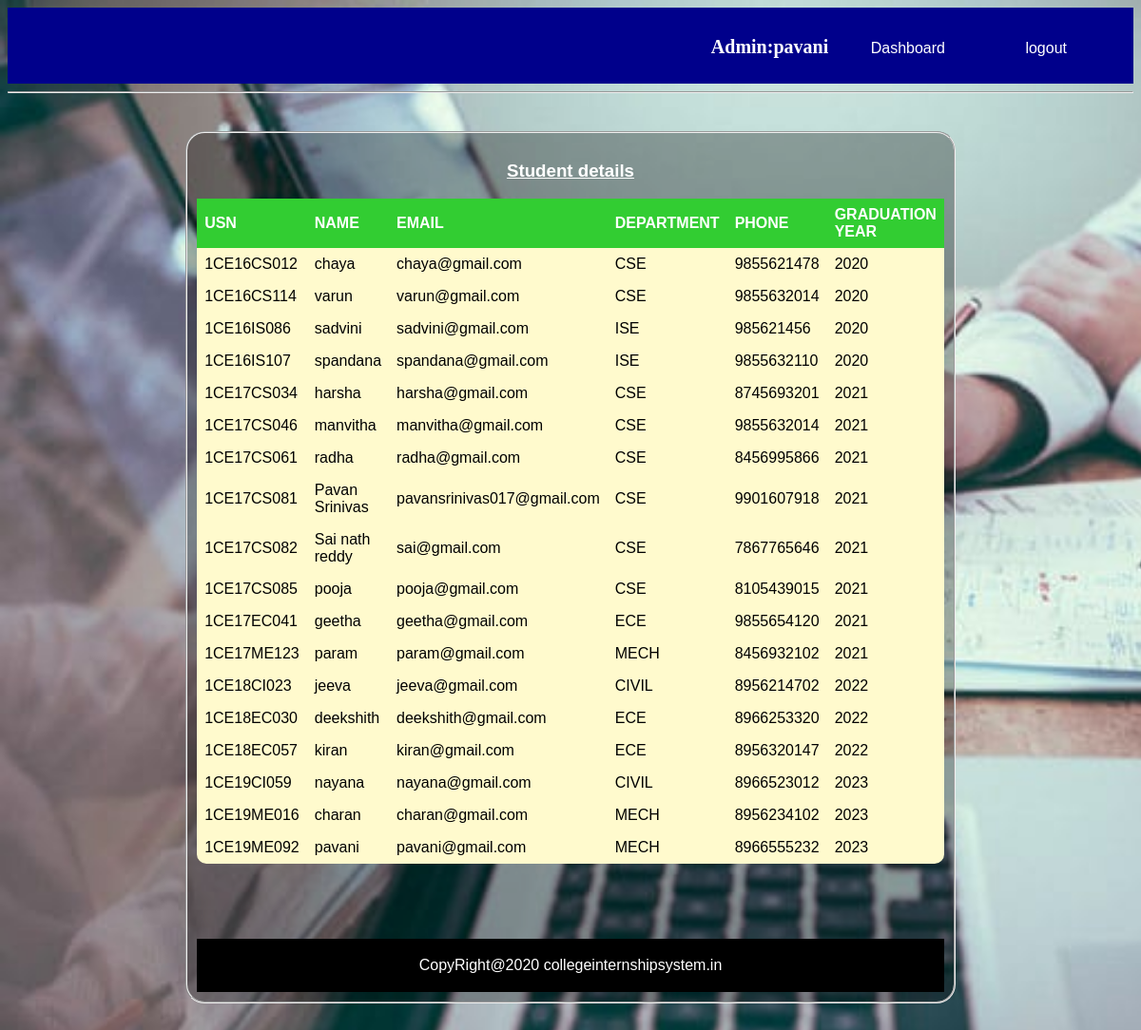
Page /studentdetails.php (signed in) on the committed database.
### tables this page shows
CREATE TABLE `student` (
  `USN` varchar(10) NOT NULL,
  `NAME` varchar(200) NOT NULL,
  `EMAIL` varchar(200) NOT NULL,
  `PASSWORD` varchar(260) NOT NULL,
  `PHONE` bigint(10) NOT NULL,
  `DEPARTMENT` varchar(100) NOT NULL,
  `GRAD` int(4) NOT NULL
);

### studentdetails.php (the view, shortened to what this page needs)
<?php
include 'app/connect.php';
?>
<!DOCTYPE html>
<html>
<head>
<link rel="stylesheet" href="assets/login.css">
</head>
<body>
<div id="main">
    <nav>
    	<ul>  <li id="n1"><b>Admin:<?php  echo $_SESSION['Name'];  ?></b></li>
            <li><a href="Alogin after.php">Dashboard</a></li>
            <li><a href="logout.php">logout</a></li>
        </ul>
    </nav>
</div>
<hr>
<body>
 <fieldset>
    <form method="post" action="studentdetails.php">
     <h3><u>Student details</u></h3>
<table class="center">
    <tr>
      <th>USN</th>
      <th>NAME</th>
      <th>EMAIL</th>
      <th>DEPARTMENT</th>
      <th>PHONE</th>
      <th>GRADUATION YEAR</th>
    </tr>
    <?php
      $sql = "SELECT S.USN,S.NAME,S.EMAIL,S.DEPARTMENT,S.GRAD,S.PHONE FROM student S";
      $stmt = $conn->prepare($sql);
      $stmt->execute();
      $result = $stmt->get_result();
      while($row = $result->fetch_assoc()){
    ?>
    <tr>
       <td> <?php echo $row['USN']; ?> </td>
      <td> <?php echo $row['NAME']; ?> </td>
      <td> <?php echo $row['EMAIL']; ?> </td>
      <td> <?php echo $row['DEPARTMENT']; ?> </td>
      <td><?php echo $row['PHONE']; ?></td>
      <td> <?php echo $row['GRAD']; ?> </td>
    </tr>
    <?php
      }
    ?>
  </table>
</form>
<footer>
  <p>CopyRight@2020 collegeinternshipsystem.in</p>
 </footer>
</body>
</html>

### assests/login.css (style rules this page uses)
body { background:linear-gradient(#047289,#ffa2fd); font-family: sans-serif; color:white; background-size:cover; background-attachment: fixed; height:auto; }
fieldset { width:20%; margin:40px auto; padding: 10px; background:rgba(0,0,0,0.3); border-radius: 20px; }
a { text-decoration: none; color:white; }

### studentdetails.php (style rules this page uses)
body { background-image: url("img/1d.jpg"); background-repeat: no-repeat; background-size:cover; }
nav { width:100%; height:80px; background-color:darkblue; line-height: 50px; }
nav ul { float: right; margin-right:30px }
nav ul li { list-style-type: none; display:inline-block; transition: 0.8s all; }
nav ul li a { text-decoration: none; color: white; padding: 40px; }
footer { text-align: center; padding: 3px; background-color: black; color: white; margin-top: 10%; }
table { border-collapse: collapse; width: 50%; border-radius: 10px; }
td { padding: 8px; text-align: left; color: black; }
th { padding:8px; text-align: left; background-color: #32CD32; color: white; }
table.center { margin-left: auto; margin-right: auto; background-color:#FFFACD; }
h3 { color: white; text-align: center; }
#n1 { color: white; font-family: verdana; font-size: 20px; }

### rows in the picture
student: USN "1CE16CS012", NAME "chaya", EMAIL "chaya@gmail.com", DEPARTMENT "CSE", PHONE "9855621478", GRAD "2020"
student: USN "1CE16CS114", NAME "varun", EMAIL "varun@gmail.com", DEPARTMENT "CSE", PHONE "9855632014", GRAD "2020"
student: USN "1CE16IS086", NAME "sadvini", EMAIL "sadvini@gmail.com", DEPARTMENT "ISE", PHONE "985621456", GRAD "2020"
student: USN "1CE16IS107", NAME "spandana", EMAIL "spandana@gmail.com", DEPARTMENT "ISE", PHONE "9855632110", GRAD "2020"
student: USN "1CE17CS034", NAME "harsha", EMAIL "harsha@gmail.com", DEPARTMENT "CSE", PHONE "8745693201", GRAD "2021"
student: USN "1CE17CS046", NAME "manvitha", EMAIL "manvitha@gmail.com", DEPARTMENT "CSE", PHONE "9855632014", GRAD "2021"
student: USN "1CE17CS061", NAME "radha", EMAIL "radha@gmail.com", DEPARTMENT "CSE", PHONE "8456995866", GRAD "2021"
student: USN "1CE17CS081", NAME "Pavan Srinivas", EMAIL "pavansrinivas017@gmail.com", DEPARTMENT "CSE", PHONE "9901607918", GRAD "2021"
student: USN "1CE17CS082", NAME "Sai nath reddy", EMAIL "sai@gmail.com", DEPARTMENT "CSE", PHONE "7867765646", GRAD "2021"
student: USN "1CE17CS085", NAME "pooja", EMAIL "pooja@gmail.com", DEPARTMENT "CSE", PHONE "8105439015", GRAD "2021"
student: USN "1CE17EC041", NAME "geetha", EMAIL "geetha@gmail.com", DEPARTMENT "ECE", PHONE "9855654120", GRAD "2021"
student: USN "1CE17ME123", NAME "param", EMAIL "param@gmail.com", DEPARTMENT "MECH", PHONE "8456932102", GRAD "2021"
student: USN "1CE18CI023", NAME "jeeva", EMAIL "jeeva@gmail.com", DEPARTMENT "CIVIL", PHONE "8956214702", GRAD "2022"
student: USN "1CE18EC030", NAME "deekshith", EMAIL "deekshith@gmail.com", DEPARTMENT "ECE", PHONE "8966253320", GRAD "2022"
student: USN "1CE18EC057", NAME "kiran", EMAIL "kiran@gmail.com", DEPARTMENT "ECE", PHONE "8956320147", GRAD "2022"
student: USN "1CE19CI059", NAME "nayana", EMAIL "nayana@gmail.com", DEPARTMENT "CIVIL", PHONE "8966523012", GRAD "2023"
student: USN "1CE19ME016", NAME "charan", EMAIL "charan@gmail.com", DEPARTMENT "MECH", PHONE "8956234102", GRAD "2023"
student: USN "1CE19ME092", NAME "pavani", EMAIL "pavani@gmail.com", DEPARTMENT "MECH", PHONE "8966555232", GRAD "2023"

### other values in the picture
$_SESSION['Name'] "pavani"
